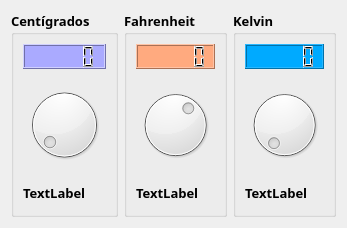
<?xml version="1.0" encoding="UTF-8"?>
<ui version="4.0">
 <class>Temperatura</class>
 <widget class="QDialog" name="Temperatura">
  <property name="geometry">
   <rect>
    <x>0</x>
    <y>0</y>
    <width>347</width>
    <height>228</height>
   </rect>
  </property>
  <property name="minimumSize">
   <size>
    <width>314</width>
    <height>214</height>
   </size>
  </property>
  <property name="maximumSize">
   <size>
    <width>800</width>
    <height>600</height>
   </size>
  </property>
  <property name="cursor">
   <cursorShape>ArrowCursor</cursorShape>
  </property>
  <property name="windowTitle">
   <string>Temperatura</string>
  </property>
  <property name="windowIcon">
   <iconset resource="Recursos.qrc">
    <normaloff>:/Icono</normaloff>:/Icono</iconset>
  </property>
  <layout class="QHBoxLayout" name="horizontalLayout">
   <item>
    <widget class="QGroupBox" name="groupBox">
     <property name="font">
      <font>
       <family>Verdana Pro Semibold</family>
       <pointsize>10</pointsize>
       <weight>75</weight>
       <bold>true</bold>
      </font>
     </property>
     <property name="styleSheet">
      <string notr="true"/>
     </property>
     <property name="title">
      <string>Centígrados</string>
     </property>
     <layout class="QVBoxLayout" name="verticalLayout">
      <item>
       <widget class="QLCDNumber" name="lcdCent">
        <property name="styleSheet">
         <string notr="true">background-color: rgb(170, 170, 255);
</string>
        </property>
       </widget>
      </item>
      <item>
       <widget class="QDial" name="dialCent">
        <property name="styleSheet">
         <string notr="true">color: rgb(255, 255, 255);</string>
        </property>
        <property name="minimum">
         <number>-18</number>
        </property>
        <property name="maximum">
         <number>500</number>
        </property>
       </widget>
      </item>
      <item>
       <widget class="QLabel" name="lblCent">
        <property name="text">
         <string>TextLabel</string>
        </property>
       </widget>
      </item>
     </layout>
    </widget>
   </item>
   <item>
    <widget class="QGroupBox" name="groupBox_2">
     <property name="font">
      <font>
       <family>Verdana Pro Semibold</family>
       <pointsize>10</pointsize>
       <weight>75</weight>
       <bold>true</bold>
      </font>
     </property>
     <property name="styleSheet">
      <string notr="true"/>
     </property>
     <property name="title">
      <string>Fahrenheit</string>
     </property>
     <layout class="QVBoxLayout" name="verticalLayout_2">
      <item>
       <widget class="QLCDNumber" name="lcdFahr">
        <property name="styleSheet">
         <string notr="true">
background-color: rgb(255, 170, 127);</string>
        </property>
       </widget>
      </item>
      <item>
       <widget class="QDial" name="dialFahr">
        <property name="styleSheet">
         <string notr="true">border-bottom-color: rgb(85, 0, 255);</string>
        </property>
        <property name="minimum">
         <number>-500</number>
        </property>
        <property name="maximum">
         <number>300</number>
        </property>
       </widget>
      </item>
      <item>
       <widget class="QLabel" name="lblFahr">
        <property name="text">
         <string>TextLabel</string>
        </property>
       </widget>
      </item>
     </layout>
    </widget>
   </item>
   <item>
    <widget class="QGroupBox" name="groupBox_3">
     <property name="font">
      <font>
       <family>Verdana Pro Semibold</family>
       <pointsize>10</pointsize>
       <weight>75</weight>
       <bold>true</bold>
      </font>
     </property>
     <property name="title">
      <string>Kelvin</string>
     </property>
     <layout class="QVBoxLayout" name="verticalLayout_3">
      <item>
       <widget class="QLCDNumber" name="lcdKelvin">
        <property name="styleSheet">
         <string notr="true">background-color: rgb(0, 170, 255);</string>
        </property>
       </widget>
      </item>
      <item>
       <widget class="QDial" name="dialKelv">
        <property name="minimum">
         <number>255</number>
        </property>
        <property name="maximum">
         <number>500</number>
        </property>
       </widget>
      </item>
      <item>
       <widget class="QLabel" name="lblKelvin">
        <property name="text">
         <string>TextLabel</string>
        </property>
       </widget>
      </item>
     </layout>
    </widget>
   </item>
  </layout>
 </widget>
 <resources>
  <include location="Recursos.qrc"/>
 </resources>
 <connections>
  <connection>
   <sender>dialCent</sender>
   <signal>valueChanged(int)</signal>
   <receiver>lcdCent</receiver>
   <slot>display(int)</slot>
   <hints>
    <hint type="sourcelabel">
     <x>83</x>
     <y>171</y>
    </hint>
    <hint type="destinationlabel">
     <x>61</x>
     <y>53</y>
    </hint>
   </hints>
  </connection>
  <connection>
   <sender>dialFahr</sender>
   <signal>valueChanged(int)</signal>
   <receiver>lcdFahr</receiver>
   <slot>display(int)</slot>
   <hints>
    <hint type="sourcelabel">
     <x>215</x>
     <y>171</y>
    </hint>
    <hint type="destinationlabel">
     <x>183</x>
     <y>54</y>
    </hint>
   </hints>
  </connection>
  <connection>
   <sender>dialKelv</sender>
   <signal>valueChanged(int)</signal>
   <receiver>lcdKelvin</receiver>
   <slot>display(int)</slot>
   <hints>
    <hint type="sourcelabel">
     <x>327</x>
     <y>117</y>
    </hint>
    <hint type="destinationlabel">
     <x>289</x>
     <y>65</y>
    </hint>
   </hints>
  </connection>
 </connections>
</ui>
